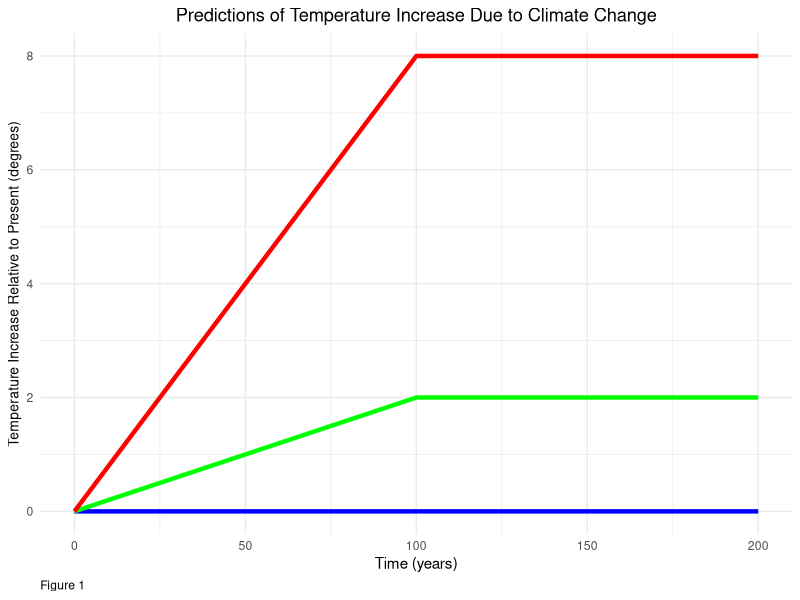
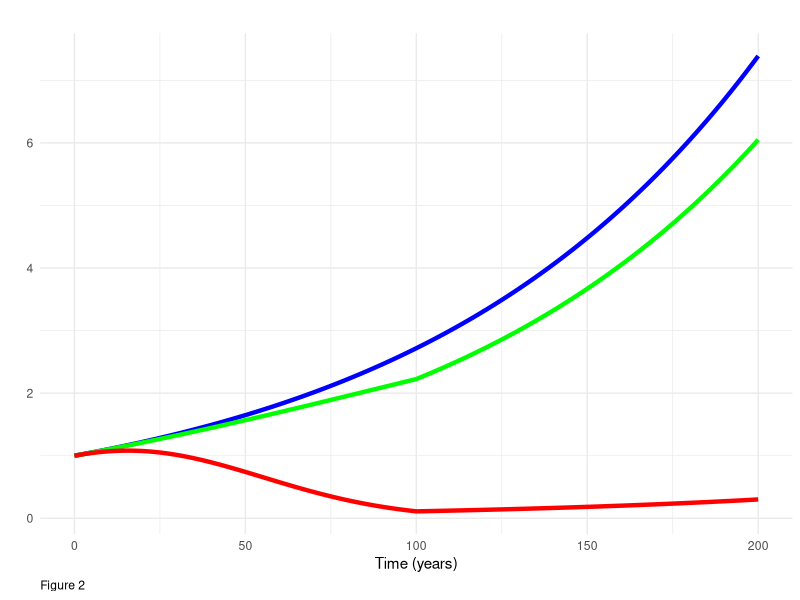
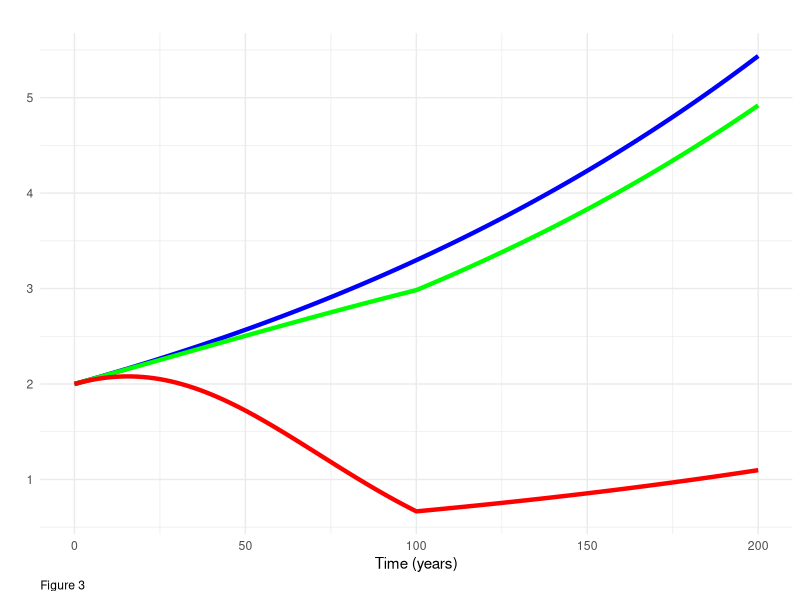

Recreate these plots in R, in order.
## ---- chunk 1
knitr::opts_chunk$set(echo = TRUE)

library(tidyverse)

# Variables:
# temperature at time t
# t = time
# t_diff = T = temperature at time 100 (given)

 #overall value for T

# Givens & Vectors:

t_vector <- seq(0,200, by = 1)

## ---- chunk 2
# Function 1 - Temperature(t)

temp <- function(t, t_diff){
  out = pmin((t*t_diff)/100,t_diff)
  return(out)
}


# Function 2 - Retention (t)

retention <- function(t, t_diff, B){
  out = exp(-B * (temp(t, t_diff))^2)
  return(out)
}


# Function 3 - Consumption (t)
consumption <- function(t, t_diff, B, g){
  out = retention(t, t_diff, B) * exp(g*t)
  return(out)
}


# Function 4 - Utility (C)

utility <- function(C, n){
  out = (C^(1-n))/(1-n)
  return(out)
}


# Function 5 - Discount Rate (Ramsey Rule)

r <- function(d, n, g){
  out = (d + n*g)
  return(out)
}


## ---- chunk 3
# T = 0

# Temperature df

temp_df_T_0 <- data.frame(t = t_vector) %>% 
  mutate(temp = temp(t_vector,
                     t_diff = 0))
  

# Retention df

retent_df_T_0 <- data.frame(t = t_vector) %>% 
  mutate(retent = retention(t_vector,
                            t_diff = 0,
                            B = .05)) 
# Consumption df

consum_df_T_0 <- data.frame(t = t_vector) %>% 
  mutate(consum = consumption(t_vector,
                              t_diff = 0,
                              B = 0.05,
                              g = 0.01))

# Utility df

C_0 <- consum_df_T_0$consum

utility_df_T_0 <- data.frame(t = t_vector) %>% 
  mutate(consum = C_0) %>% 
  mutate(utility = utility(C = C_0,
                           n = .5))
  
## ---- chunk 4
# T = 2

# Temperature df

temp_df_T_2 <- data.frame(t = t_vector) %>% 
  mutate(temp = temp(t_vector,
                     t_diff = 2)) 

# Retention df

retent_df_T_2 <- data.frame(t = t_vector) %>% 
  mutate(retent = retention(t_vector,
                            t_diff = 2,
                            B = .05)) 
# Consumption df

consum_df_T_2 <- data.frame(t = t_vector) %>% 
  mutate(consum = consumption(t_vector,
                              t_diff = 2,
                              B = 0.05,
                              g = 0.01))

# Utility df

C_2 <- consum_df_T_2$consum

utility_df_T_2 <- data.frame(t = t_vector) %>% 
  mutate(consum = C_2) %>% 
  mutate(utility = utility(C = C_2,
                           n = .5))
  
## ---- chunk 5
# T = 8

# Temperature df

temp_df_T_8 <- data.frame(t = t_vector) %>% 
  mutate(temp = temp(t_vector,
                     t_diff = 8))

# Retention df

retent_df_T_8 <- data.frame(t = t_vector) %>% 
  mutate(retent = retention(t_vector,
                            t_diff = 8,
                            B = .05)) 
# Consumption df

consum_df_T_8 <- data.frame(t = t_vector) %>% 
  mutate(consum = consumption(t_vector,
                              t_diff = 8,
                              B = 0.05,
                              g = 0.01))

# Utility df

C_8 <- consum_df_T_8$consum

utility_df_T_8 <- data.frame(t = t_vector) %>% 
  mutate(consum = C_8) %>% 
  mutate(utility = utility(C = C_8,
                           n = .5))
  
## ---- chunk 6
# a
# plot temperature over time
# scenario 1: no climate change


# scenario 2: moderate climate change

# scenario 3: major climate change
## ---- chunk 7
ggplot () +
  geom_line(data = temp_df_T_0,
            aes( x = t,
                 y = temp),
            size = 1.5,
            color = "blue") +
  geom_line(data = temp_df_T_2,
            aes( x = t,
                 y = temp),
            size = 1.5,
            color = "green") +
  geom_line(data = temp_df_T_8,
            aes( x = t,
                 y = temp),
            size = 1.5,
            color = "red") +
  labs(title = "Predictions of Temperature Increase Due to Climate Change" ,
       x = "Time (years)",
       y = "Temperature Increase Relative to Present (degrees)",
       caption = "Figure 1") +
  theme_minimal() +
  theme(plot.title = element_text(hjust = 0.5),
        plot.caption = element_text(hjust = 0),
        axis.title.y = element_text(size = 10))
             
## ---- chunk 8
ggplot () +
  geom_line(data = consum_df_T_0,
             aes( x = t,
                  y = consum),
             size = 1.5,
             color = "blue") +
  geom_line(data = consum_df_T_2,
             aes( x = t,
                  y = consum),
             size = 1.5,
             color = "green") +
  geom_line(data = consum_df_T_8,
             aes( x = t,
                  y = consum),
             size = 1.5,
             color = "red") +
  labs(title = "" ,
       x = "Time (years)",
       y = "",
       caption = "Figure 2") +
  theme_minimal() +
  theme(plot.title = element_text(hjust = 0.5),
        plot.caption = element_text(hjust = 0),
        axis.title.y = element_text(size = 10))
## ---- chunk 9
ggplot () +
  geom_line(data = utility_df_T_0,
            aes( x = t,
                  y = utility),
            size = 1.5,
            color = "blue") +
  geom_line(data = utility_df_T_2,
            aes( x = t,
                  y = utility),
            size = 1.5,
            color = "green") +
  geom_line(data = utility_df_T_8,
            aes( x = t,
                  y = utility),
            size = 1.5,
            color = "red") +
labs(title = "" ,
       x = "Time (years)",
       y = "",
       caption = "Figure 3") +
  theme_minimal() +
  theme(plot.title = element_text(hjust = 0.5),
        plot.caption = element_text(hjust = 0),
        axis.title.y = element_text(size = 10))
## ---- chunk 10
# T = 4.4
# Maintained givens from plot 1

# Temperature df

temp_df_T_4_4 <- data.frame(t = t_vector) %>% 
  mutate(temp = temp(t_vector,
                     t_diff = 4.4))

# Retention df

retent_df_T_4_4 <- data.frame(t = t_vector) %>% 
  mutate(retent = retention(t_vector,
                            t_diff = 4.4,
                            B = .05)) 
# Consumption df

consum_df_T_4_4 <- data.frame(t = t_vector) %>% 
  mutate(consum = consumption(t_vector,
                              t_diff = 4.4,
                              B = 0.05,
                              g = 0.01))

# Utility df

C_4_4 <- consum_df_T_4_4$consum

utility_df_T_4_4 <- data.frame(t = t_vector) %>% 
  mutate(consum = C_4_4) %>% 
  mutate(utility = utility(C = C_4_4,
                           n = .5))
  
## ---- chunk 11
# Present value discounted over 200 years w/ climate change

# discount rate
r_given <- r(.005, .5, .01)

# Value calculation
pv_df_4_4 <- data.frame(t = t_vector) %>% 
  mutate(pv_4_4 = (utility_df_T_4_4$utility)/(1 + r_given)^(t_vector))

pv_4_4 = sum(pv_df_4_4$pv_4_4)

# Present value discounted over 200 years w/o climate change

# Value calculation
pv_df_0 <- data.frame(t = t_vector) %>% 
  mutate(pv_0 = (utility_df_T_0$utility)/(1 + r_given)^(t_vector))

pv_0 = sum(pv_df_0$pv_0)
## ---- chunk 12

L_cc <- abs(pv_0-pv_4_4)/pv_0 * 100


## ---- chunk 13
# Present value discounted over 200 years w/ climate change
# T = 4.4 + .44 = 4.84

# Temperature df

temp_df_T_4_84 <- data.frame(t = t_vector) %>% 
  mutate(temp = temp(t_vector,
                     t_diff = 4.84))

# Retention df

retent_df_T_4_84 <- data.frame(t = t_vector) %>% 
  mutate(retent = retention(t_vector,
                            t_diff = 4.84,
                            B = .05)) 
# Consumption df

consum_df_T_4_84 <- data.frame(t = t_vector) %>% 
  mutate(consum = consumption(t_vector,
                              t_diff = 4.84,
                              B = 0.05,
                              g = 0.01))

# Utility df

C_4_84 <- consum_df_T_4_84$consum

utility_df_T_4_84 <- data.frame(t = t_vector) %>% 
  mutate(consum = C_4_84) %>% 
  mutate(utility = utility(C = C_4_84,
                           n = .5))

# Value calculation
pv_df_4_84 <- data.frame(t = t_vector) %>% 
  mutate(pv_4_84 = (utility_df_T_4_84$utility)/(1 + r_given)^(t_vector))

pv_4_84 = sum(pv_df_4_84$pv_4_84)

## ---- chunk 14

L_T_sens <- abs(pv_0-pv_4_84)/pv_0 * 100


## ---- chunk 15
# T = 4.4 ************************************************************************************************
# B = .055

# Retention df

retent_df_B_055 <- data.frame(t = t_vector) %>% 
  mutate(retent = retention(t_vector,
                            t_diff = 4.4,
                            B = .055)) 
# Consumption df

consum_df_B_055 <- data.frame(t = t_vector) %>% 
  mutate(consum = consumption(t_vector,
                              t_diff = 4.4,
                              B = 0.055,
                              g = 0.01))

# Utility df

C_B_055 <- consum_df_B_055$consum

utility_df_B_055 <- data.frame(t = t_vector) %>% 
  mutate(consum = C_B_055) %>% 
  mutate(utility = utility(C = C_B_055,
                           n = .5))

# Value calculation
pv_df_B_055 <- data.frame(t = t_vector) %>% 
  mutate(pv_B_055 = (utility_df_B_055$utility)/(1 + r_given)^(t_vector))

pv_B_055 = sum(pv_df_B_055$pv_B_055)

# T = 0 *************************************************************************************************
# B = .055

# Retention df

retent_df_T_0_B <- data.frame(t = t_vector) %>% 
  mutate(retent = retention(t_vector,
                            t_diff = 0,
                            B = .055)) 
# Consumption df

consum_df_T_0_B <- data.frame(t = t_vector) %>% 
  mutate(consum = consumption(t_vector,
                              t_diff = 0,
                              B = 0.055,
                              g = 0.01))

# Utility df

C_0_B <- consum_df_T_0_B$consum

utility_df_T_0_B <- data.frame(t = t_vector) %>% 
  mutate(consum = C_0_B) %>% 
  mutate(utility = utility(C = C_0_B,
                           n = .5))

# Present value discounted over 200 years w/o climate change
# Value calculation
pv_df_0_B <- data.frame(t = t_vector) %>% 
  mutate(pv_0_B = (utility_df_T_0_B$utility)/(1 + r_given)^(t_vector))

pv_0_B = sum(pv_df_0_B$pv_0_B)
## ---- chunk 16

L_B_sens <- abs(pv_0_B-pv_B_055)/pv_0_B * 100


## ---- chunk 17
# T = 4.4 ***********************************************************************
# g = .01 + .001 = .011

# Consumption df

consum_df_g_01 <- data.frame(t = t_vector) %>% 
  mutate(consum = consumption(t_vector,
                              t_diff = 4.4,
                              B = 0.05,
                              g = 0.011))

# Utility df

C_g_01 <- consum_df_g_01$consum

utility_df_g_01 <- data.frame(t = t_vector) %>% 
  mutate(consum = C_g_01) %>% 
  mutate(utility = utility(C = C_g_01,
                           n = .5))

#T = 0****************************************************************************
# g = .01 + .001 = .011
# Temperature df

# Consumption df

consum_df_T_0_g <- data.frame(t = t_vector) %>% 
  mutate(consum = consumption(t_vector,
                              t_diff = 0,
                              B = 0.05,
                              g = 0.011))

# Utility df

C_0_g <- consum_df_T_0_g$consum

utility_df_T_0_g <- data.frame(t = t_vector) %>% 
  mutate(consum = C_0_g) %>% 
  mutate(utility = utility(C = C_0_g,
                           n = .5))


# discount rate
r_g <- r(.005, .5, .011) 

# Value calculation
pv_df_g_01 <- data.frame(t = t_vector) %>% 
  mutate(pv_g_01 = (utility_df_g_01$utility)/(1 + r_g)^(t_vector))

pv_g_01 = sum(pv_df_g_01$pv_g_01)

# Present value discounted over 200 years w/o climate change

# Value calculation
pv_df_0_g <- data.frame(t = t_vector) %>% 
  mutate(pv_0_g = (utility_df_T_0_g$utility)/(1 + r_g)^(t_vector))

pv_0_g = sum(pv_df_0_g$pv_0_g)
## ---- chunk 18

L_g_sens <- abs(pv_0_g-pv_g_01)/pv_0_g * 100


## ---- chunk 19
# T = 4.4************************************************************************
# n = 0.5 +.05 = 0.55


# Utility df
# C_4_4 is not affected by N so it is ok to leave as is

utility_df_n_55 <- data.frame(t = t_vector) %>% 
  mutate(consum = C_4_4) %>% 
  mutate(utility = utility(C = C_4_4,
                           n = .55))

# T = 0 ************************************************************************
# n = 0.5 +.05 = 0.55

# Utility df
# Leave consum = C_0 because it is unaffected by n

utility_df_T_0_n <- data.frame(t = t_vector) %>% 
  mutate(consum = C_0) %>% 
  mutate(utility = utility(C = C_0,
                           n = .55))

# discount rate
r_n <- r(.005, .55, .01) 

# Value calculation
pv_df_n_55 <- data.frame(t = t_vector) %>% 
  mutate(pv_n_55 = (utility_df_n_55$utility)/(1 + r_n)^(t_vector))

pv_n_55 = sum(pv_df_n_55$pv_n_55)

# Present value discounted over 200 years w/o climate change

# Value calculation
pv_df_0_n <- data.frame(t = t_vector) %>% 
  mutate(pv_0_n = (utility_df_T_0_n$utility)/(1 + r_n)^(t_vector))

pv_0_n = sum(pv_df_0_n$pv_0_n)
## ---- chunk 20

L_n_sens <- abs(pv_0_n-pv_n_55)/pv_0_n * 100


## ---- chunk 21
# Made the below function to populate values to a data frame for values of theta from 0 - 1. pv_theta is eqiuvalent to the present value at each one of those thetas.
# To match pv_4_4 = 198.66 we have to find the pv_theta value that matches 198.66. It is around 40%

#Givens:
theta_vector <- seq(0,1,by = .005)
n = 0.5

theta_solver_pv_0 <- function(theta) { 
  out = (1-theta)^(1-n)*pv_0
  return(out)
  
pv_theta_T_4_4 <- data.frame(t = t_vector)  %>% 
  mutate(theta = theta_vector) %>% 
  mutate( pv_theta = theta_solver_pv_0(theta_vector))
}
